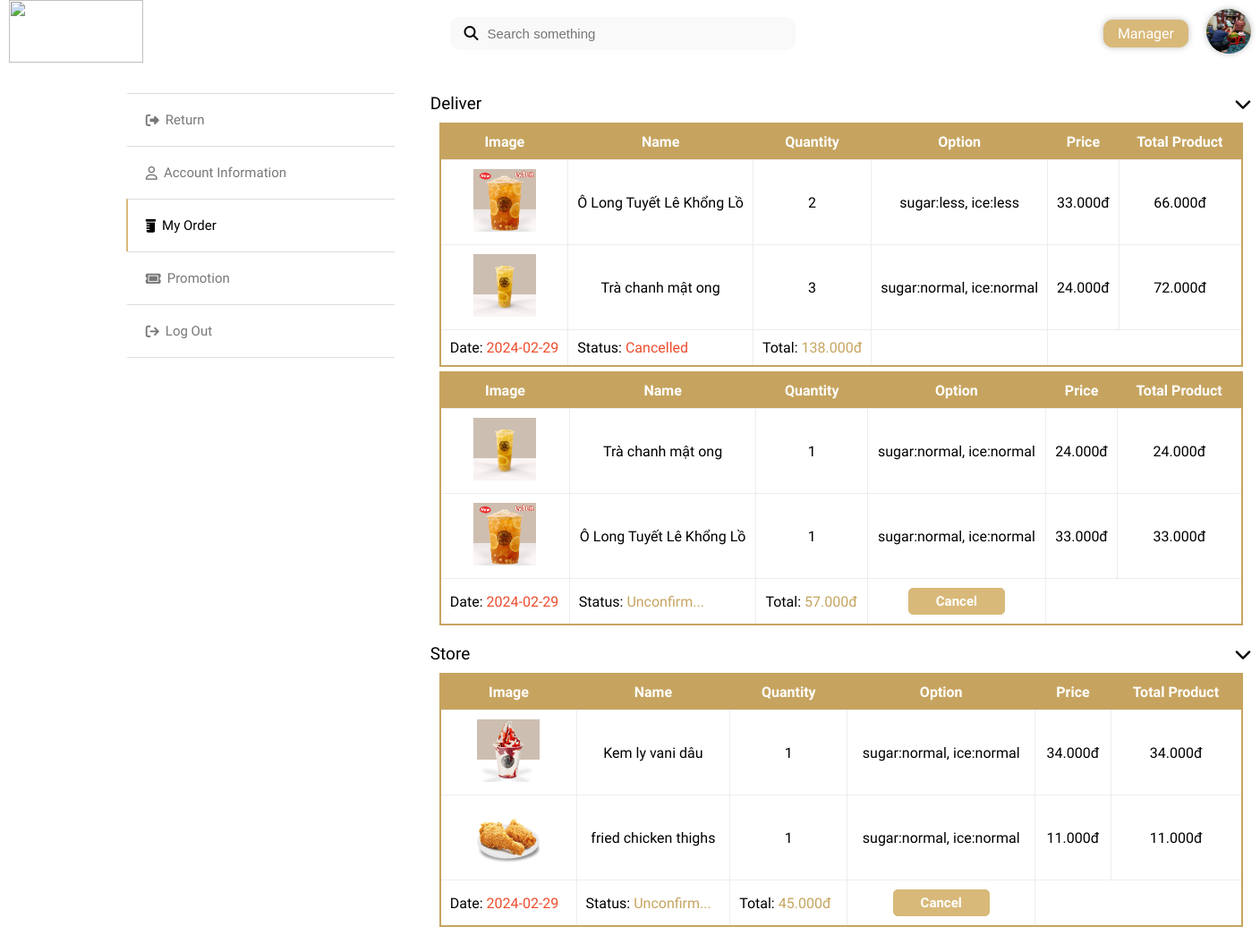
Screenshot of /app/controller/UserController.php?act=Order (signed in) with the database file from the repository.
### tables this page shows
CREATE TABLE `users` (
  `username` varchar(20) NOT NULL,
  `fullname` varchar(50) NOT NULL,
  `password` varchar(30) NOT NULL,
  `image` varchar(255) NOT NULL,
  `email` varchar(50) NOT NULL,
  `phonenumber` int(255) NOT NULL,
  `address` varchar(255) NOT NULL,
  `role` varchar(64) NOT NULL,
  `active` varchar(20) NOT NULL
);

CREATE TABLE `orders` (
  `id` int(11) NOT NULL,
  `name` varchar(50) NOT NULL,
  `id_user` varchar(50) NOT NULL,
  `phonenumber` int(11) NOT NULL,
  `date` date NOT NULL,
  `status` varchar(20) NOT NULL DEFAULT 'unconfirm',
  `note` text NOT NULL,
  `price` decimal(10,3) NOT NULL,
  `address` varchar(255) NOT NULL,
  `type` varchar(255) NOT NULL
);

CREATE TABLE `detailorders` (
  `id` int(11) NOT NULL,
  `id_product` int(11) NOT NULL,
  `id_order` int(11) NOT NULL,
  `name` varchar(50) NOT NULL,
  `image` varchar(255) NOT NULL,
  `quantity` int(11) NOT NULL,
  `price` varchar(255) NOT NULL,
  `option_content` varchar(255) NOT NULL
);

### config/config.php (called while the page is built, shortened)
<?php
 class connect{
    var $db = null;
    public function __construct() {
          $dsn = "mysql:host=localhost;dbname=asmphp2";
          $user = "root";
          $pass = "";
          $this-> db = new PDO($dsn, $user, $pass, array(PDO::MYSQL_ATTR_INIT_COMMAND => "SET NAMES utf8"));
     }
    public function getList($select) {
         $result = $this->db->query($select);
         return $result;
     }
    public function getInstance($select) {
         $results = $this->db->query($select);
         $result = $results -> fetch();
         return $result;
     }
}
?>

### app/model/User.php (called while the page is built, shortened)
<?php
class User{
    public $username,$password,$phone,$fullname,$image,$email,$address,$role,$active;
    public function __construct($username,$password,$phone,$fullname,$image,$email,$address,$role,$active){
        $this->username = $username;
    }
    public function get_username(){
        $db = new connect();
        $strQuery = "select * from users where username='$this->username'";
        $r = $db->getInstance($strQuery);
        return $r;
    }
}
?>

### app/model/Order.php (called while the page is built, shortened)
<?php
class Order{
    public $id_user,$name,$phone,$address,$date,$price,$note,$status,$type;
    public function __construct($id_user,$name,$phone,$address,$date,$price,$note,$status,$type){
        $this->id_user = $id_user;
        $this->type = $type;
    }
    public function get_username(){
        $db = new connect();
        if($this->type == "deliver"){
            $strQuery = "select * from orders where type = 'deliver' and id_user = '$this->id_user'";
            $r = $db->getList($strQuery);
        }else{
            $strQuery = "select * from orders where type = 'store' and id_user = '$this->id_user'";
            $r = $db->getList($strQuery);
        }
        return $r;
    }
    public function get_detailOrders($id_order){
        $db = new connect();
        $strQuery = "select * from detailorders where id_order = '$id_order'";
        $r = $db->getList($strQuery);
        return $r;
    }
}
?>

### public/view/Order.php (the view, shortened to what this page needs)
<!DOCTYPE html>
<html lang="en">
<head>
    <?php include ('../model/Order.php'); ?>
    <?php include ('../../config/config.php'); ?>
    <?php include ('../../notification/notification.php'); ?>
    <?php include ('../../config/framework.php'); ?>
    <link rel="stylesheet" href="../../public/css/Order.css">
</head>
<body>
    <?php include ('../../public/view/layout/nav.php'); ?>
    <div class="content">
        <?php include ('../../public/view/layout/nav-account.php'); ?>
        <div class="display">
            <div class="type">
                <div class="name">
                    <p>Deliver</p>
                    <i class="fa-solid fa-chevron-down icon-name-list-product" style="transform:rotate(0deg);"></i>
                </div>
                <div class="content">
                <?php
                    $n = new Order($_SESSION['username'],"","","","","","","","deliver");
                    $a = $n->get_username();
                    while ($r = $a->fetch()){
                ?>
                    <table class="item">
                        <tr>
                            <th>Image</th>
                            <th>Name</th>
                            <th>Quantity</th>
                            <th>Option</th>
                            <th>Price</th>
                            <th>Total Product</th>
                        </tr>
                        <?php
                        $e = $n->get_detailOrders($r['id']);
                        while ($rs = $e->fetch()){
                        ?>
                        <tr>
                            <td><img src="../../public/uploads/<?=$rs['image'];?>" alt=""></td>
                            <td><?=$rs['name'];?></td>
                            <td><?=$rs['quantity'];?></td>
                            <td><?=$rs['option_content'];?></td>
                            <td><?=$rs['price'];?></td>
                            <td><?php echo $rs['quantity'] * (int)$rs['price']; ?>.000đ</td>
                        </tr>
                        <?php }?>
                        <tr class="information">
                            <td>Date: <span <?php if($r['date'] < date('Y-m-d')) echo "style='color:#ee4d2d'"; else echo "style='color:#43ee2d'";?>><?=$r['date'];?></span></td>
                            <td>Status: <span class="status"><?=$r['status'];?></span></td>
                            <td>Total: <span><?=$r['price'];?>đ</span></td>
                            <td>
                                <?php if($r['status'] == "unconfirm"){?>
                                <button id_order="<?=$r['id'];?>" class="cancel_btn">Cancel</button>
                                <?php }?>
                            </td>
                        </tr>
                    </table>
                    <?php }?>
                </div>
            </div>
            <div class="type">
                <div class="name">
                    <p>Store</p>
                    <i class="fa-solid fa-chevron-down icon-name-list-product" style="transform:rotate(0deg);"></i>
                </div>
                <div class="content">
                <?php
                    $n = new Order($_SESSION['username'],"","","","","","","","store");
                    $a = $n->get_username();
                    while ($r = $a->fetch()){
                ?>
                    <table class="item">
                        <tr>
                            <th>Image</th>
                            <th>Name</th>
                            <th>Quantity</th>
                            <th>Option</th>
                            <th>Price</th>
                            <th>Total Product</th>
                        </tr>
                        <?php
                            $e = $n->get_detailOrders($r['id']);
                            while ($rs = $e->fetch()){
                        ?>
                        <tr>
                            <td><img src="../../public/uploads/<?=$rs['image'];?>" alt=""></td>
                            <td><?=$rs['name'];?></td>
                            <td><?=$rs['quantity'];?></td>
                            <td><?=$rs['option_content'];?></td>
                            <td><?=$rs['price'];?></td>
                            <td><?php echo $rs['quantity'] * (int)$rs['price']; ?>.000đ</td>
                        </tr>
                        <?php }?>
                        <tr class="information">
                            <td>Date: <span <?php if($r['date'] < date('Y-m-d')) echo "style='color:#ee4d2d'"; else echo "style='color:#43ee2d'";?>><?=$r['date'];?></span></td>
                            <td>Status: <span class="status"><?=$r['status'];?></span></td>
                            <td>Total: <span><?=$r['price'];?>đ</span></td>
                            <td>
                                <?php if($r['status'] == "unconfirm"){?>
                                <button id_order="<?=$r['id'];?>" class="cancel_btn">Cancel</button>
                                <?php }?>
                            </td>
                        </tr>
                    </table>
                    <?php }?>
                </div>
            </div>
        </div>
    </div>
</body>
</html>

### public/view/layout/nav.php (shortened to what this page needs)
<?php include ('../model/User.php'); ?>
    <div class="nav">
            <a href="./UserController.php?act=HomePage"><img class="logo" src="https://tocotocotea.com/wp-content/themes/tocotocotea/assets/images/logo.png" alt=""></a>
            <div class="search">
                <i class="fa-solid fa-magnifying-glass" id="icon_search_input"></i>
                <input type="text" id="search_input" placeholder="Search something">
            </div>
            <?php if(!isset($_SESSION['username']) || $_SESSION['username'] == null) {?>
                <a href="./UserController.php?act=Login" class="login">Login</a>
            <?php }else{?>
                <?php
                    $n = new User($_SESSION['username'],"","","","","","","","");
                    $r = $n -> get_username();
                ?>
                <div class="admin">
                    <?php if($r['role'] == "staff") {?>
                    <a class="manager" href="./UserController.php?act=AdminOrder&option=list">Manager</a>
                    <?php }?>
                    <a href="./UserController.php?act=Account"><img class="user" src="../../public/uploads/<?= $r['image'];?>" alt=""></a>
                </div>
            <?php }?>
    </div>

### public/css/Order.css (style rules this page uses)
* { padding: 0; margin: 0; box-sizing: border-box; }
a { text-decoration: none; color: black; }
body { font-family: 'Signika', sans-serif; min-height: 110vh; }
.content { display: flex; gap: 20px; width: 80%; margin: 0 auto; }
.display { width: 100%; display: flex; flex-direction: column; margin-bottom: 30px; gap: 20px; }
.display .type .name { display: flex; justify-content: space-between; font-size: 19px; align-items: center; padding: 0px 20px 10px; text-transform: capitalize; }
.display .type .content { width: 100%; display: flex; flex-direction: column; padding: 0 30px; gap: 5px; }
.display .type .content table { width: 100%; border-collapse: collapse; border: 2px solid #c6a45f; }
.display .type .content table tr { width: 100%; }
.display .type .content table tr th { background-color: #c6a45f; color: white; text-align: center; padding: 10px 20px; white-space: nowrap; }
.display .type .content table tr td { background-color: #ffffff; text-align: center; padding: 10px; border: 1px solid #ededed; white-space: nowrap; }
.display .type .content table tr td img { width: 70px; height: 70px; object-fit: contain; }
.display .type .content table .information td { text-align: left; }
.display .type .content table .information td span { color: #c6a45f; text-transform: capitalize; }
.display .type .content table .information td button { padding: 5px 30px; color: white; font-weight: 800; font-size: 15px; border: 1px solid #d8b979; background-color: #d8b979; border-radius: 5px; font-family: 'Dosis', sans-serif; margin: 0 auto; cursor: pointer; display: block; transition: .2s ease-in-out; }

### public/view/layout/nav.php (style rules this page uses)
.nav { display: flex; justify-content: space-between; align-items: center; padding: 0px 10px; background-color: white; margin-bottom: 30px; position: sticky; z-index:10; top:0; right:0; font-family: 'Signika', sans-serif; }
.nav a .logo { width: 150px; height: 70px; object-fit: contain; }
.nav .search { display: flex; justify-content: flex-start; align-items: center; background-color: #f9f9f9; padding: 10px 15px; gap: 10px; border-radius: 10px; position: relative; }
.nav .search i { cursor: pointer; }
.nav .search input { border: 0; background-color: transparent; width: 330px; outline: black; font-size: 15px; }
.nav .user { width: 50px; height: 50px; border-radius: 50%; box-shadow: 0 0 7px 0px rgb(190, 190, 190); }
.nav .admin { display:flex; align-items:center; gap:20px; }
.nav .admin .manager { padding:5px 15px; border-radius:10px; background-color:#d8b979; border:1px solid #d8b979; color:white; transition:.2s ease-in-out; box-shadow: 0 0 7px 0px rgb(190, 190, 190); font-family: 'Dosis', sans-serif; }

### rows the page displays
users: image (picture)
orders: date "2024-02-29", price "138.000"
detailorders: image (picture), name "Ô Long Tuyết Lê Khổng Lồ", quantity "2", option_content "sugar:less, ice:less", price "33.000đ", $rs['quantity'] * (int)$rs['price'] "66"
detailorders: image (picture), name "Trà chanh mật ong", quantity "3", option_content "sugar:normal, ice:normal", price "24.000đ", $rs['quantity'] * (int)$rs['price'] "72"
orders: date "2024-02-29", price "57.000"
detailorders: image (picture), name "Trà chanh mật ong", quantity "1", option_content "sugar:normal, ice:normal", price "24.000đ", $rs['quantity'] * (int)$rs['price'] "24"
detailorders: image (picture), name "Ô Long Tuyết Lê Khổng Lồ", quantity "1", option_content "sugar:normal, ice:normal", price "33.000đ", $rs['quantity'] * (int)$rs['price'] "33"
orders: date "2024-02-29", price "45.000"
detailorders: image (picture), name "Kem ly vani dâu", quantity "1", option_content "sugar:normal, ice:normal", price "34.000đ", $rs['quantity'] * (int)$rs['price'] "34"
detailorders: image (picture), name "fried chicken thighs", quantity "1", option_content "sugar:normal, ice:normal", price "11.000đ", $rs['quantity'] * (int)$rs['price'] "11"
